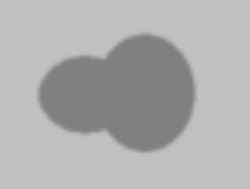
#> input picture src/img/default.bmp, 250 x 189 px
$ python CV.py
#> lines starting #> are read from the running program, lines starting #| are printed output that depends on the picture; after the words box and inside, x2 and y2 are one past the last pixel; in counts of white or black regions, pixels touching at a corner belong together
# coding:utf-8

import cv2
from pylab import *

# from main import MWim
#
# mw = MWim()
# addr = mw.on_img_tbtn_clicked()

# 读入原图
Image = cv2.imread('img/default.bmp', 1)
#> Image is the input picture: shape (189, 250, 3); min 127, max 192, mean 174.3
# Image = cv2.imread(addr, 1)
image = cv2.cvtColor(Image, cv2.COLOR_BGR2GRAY)
# 读入到np的array中，并转化浮点类型
img = np.array(image, dtype=np.float64)

# 初始水平集函数
IniLSF = np.ones((img.shape[0], img.shape[1]), img.dtype)
IniLSF[30:80, 30:80] = -1
IniLSF = -IniLSF

# 画初始轮廓
Image = cv2.cvtColor(Image, cv2.COLOR_BGR2RGB)
# to hide tick values on X and Y axis
plt.figure(1), plt.imshow(Image), plt.xticks([]), plt.yticks([])
# 画LSF=0处的等高线
plt.contour(IniLSF, [0], color='b', linewidth=2)
plt.draw(), plt.show(block=False)
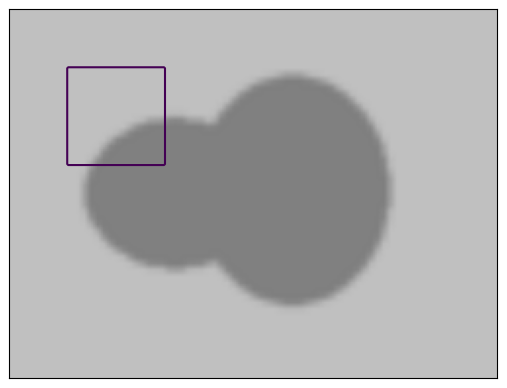
#> figure drawn by matplotlib, 1 panel


def mat_math(intput, str):
    output = intput
    for i in range(img.shape[0]):
        for j in range(img.shape[1]):
            if str == "atan":
                output[i, j] = math.atan(intput[i, j])
            if str == "sqrt":
                output[i, j] = math.sqrt(intput[i, j])
    return output


# CV函数
def CV(LSF, img, mu, nu, epison, step):
    Drc = (epison / math.pi) / (epison * epison + LSF * LSF)
    Hea = 0.5 * (1 + (2 / math.pi) * mat_math(LSF / epison, "atan"))
    Iy, Ix = np.gradient(LSF)
    s = mat_math(Ix * Ix + Iy * Iy, "sqrt")
    Nx = Ix / (s + 0.000001)
    Ny = Iy / (s + 0.000001)
    Mxx, Nxx = np.gradient(Nx)
    Nyy, Myy = np.gradient(Ny)
    cur = Nxx + Nyy
    Length = nu * Drc * cur

    Lap = cv2.Laplacian(LSF, -1)
    Penalty = mu * (Lap - cur)

    s1 = Hea * img
    s2 = (1 - Hea) * img
    s3 = 1 - Hea
    C1 = s1.sum() / Hea.sum()
    C2 = s2.sum() / s3.sum()
    CVterm = Drc * (-1 * (img - C1) * (img - C1) + 1 * (img - C2) * (img - C2))

    LSF = LSF + step * (Length + Penalty + CVterm)
    # plt.imshow(s, cmap ='gray'),plt.show()
    return LSF


def __init__():
    # 模型参数
    mu = 1
    nu = 0.003 * 255 * 255
    num = 20
    epison = 1
    step = 0.1
    LSF = IniLSF
    for i in range(1, num):
        LSF = CV(LSF, img, mu, nu, epison, step)  # 迭代
        if i % 1 == 0:  # 显示分割轮廓
            plt.imshow(Image), plt.xticks([]), plt.yticks([])
            plt.contour(LSF, [0], colors='r', linewidth=2)
            plt.draw(), plt.show(block=False), plt.pause(0.01)
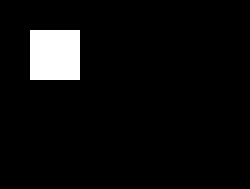
#> LSF: shape (189, 250) float64; values -1 (black) and 1 (white), 5.3% white; 1 white region, box (x1, y1, x2, y2) and area: (30, 30, 80, 80) 2500


#> (the run stopped early here; a loop or call above may not have finished)
